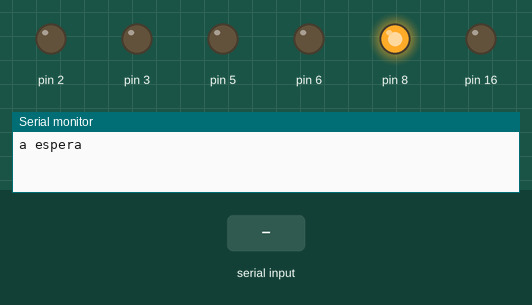
Recording of a sketch running on a simulated Arduino Uno, built with avr-gcc and run on an emulated ATmega328P. On the bench: output pins drawn as LEDs (lit = HIGH), the last lines printed to the serial monitor. Inputs (shaded band) come from the test bench.

Above: at 1.2 s.
1.3 s: "E90\n" received over the second serial link
At 2.2 s:
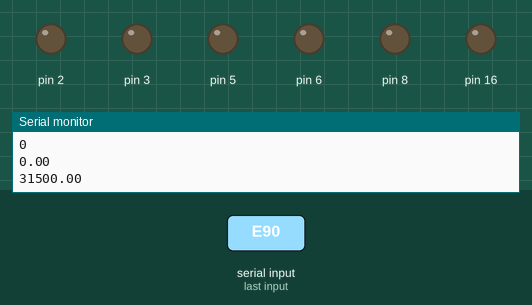
4.3 s: "90,45,200\n" received over the second serial link
5.8 s: "90,45\n" received over the second serial link
Timing chart, 0 to 8.8 s (numbered marks = the images above; inputs shaded):
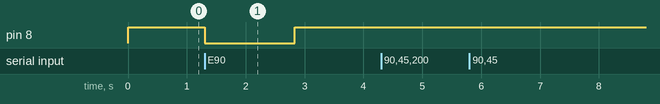

Measured:
- after the input at 1.3 s, pin 8: HIGH → LOW at once, → HIGH 1.5 s later

The sketch:

Multifilament.ino
```cpp
#include "main.h"
#include <SoftwareSerial.h>

struct steper motorA;
struct steper motorB;

struct val step;

const int StepA = 2;
const int DirA = 5;
const int StepB = 3;
const int DirB = 6;
const int StepC = 4;
const int DirC = 7;

int tempA = 0;
int tempB = 0;
int value_filamenteA = 0;
int value_filamenteB = 0;

// Definir pinos RX e TX
const int rxPin = 9;
const int txPin = 10;
SoftwareSerial mySerial(rxPin, txPin);

char motA[10] = "mutorA";
char motB[10] = "mutorB";
 String motC = "mutorC";

float sepid = 300;

float F;
float E;

void setup() {
   Serial.begin(9600); // Inicia a comunicação serial no monitor serial
   mySerial.begin(9600); // Inicia a comunicação serial na taxa de 9600 baud
   Serial.println("a espera");
   configurarMotor(&motorA,StepA,DirA);
   configurarMotor(&motorB,StepB,DirB);
   pinMode(8, INPUT);
   pinMode(15, INPUT);
   pinMode(16, OUTPUT);
   pinMode(8, OUTPUT);
   }

int cpar(const char *str1,const char*str2)
{
  int e = -1;
  while( ++e < 6  )
    {
      //Serial.print(conver[e]);
       if(str1[e] !=str2[e]){
        return(1);
        }
      }
      return(0);
}

void motor_start(steper mot_retira,steper mot_coloca)
{
    digitalWrite(8, 0);
  Serial.println("foi defenido outro filamento retirar o A" );
  moverMotor(&mot_retira,20000,1,sepid);
   delay(10);


    Serial.println("a por filamento  B" );
   moverMotor(&mot_coloca,20000,0,sepid);

}

double convertExtrusionToSteps(double extrusion_mm) {
    double steps = extrusion_mm *350;
    return steps;
}
 struct steper set;

void loop() {

  String mensagemRecebida;
  digitalWrite(8,1);
  if (mySerial.available() > 0) { // Verifica se há dados disponíveis na porta serial
    mensagemRecebida = mySerial.readStringUntil('\n'); // Lê a mensagem até a nova linha
    Serial.print("Mensagem recebida: "); // Imprime a mensagem recebida no monitor serial
    Serial.println(mensagemRecebida);
    char* conver = mensagemRecebida.c_str();
    int e = -1;

    int i = cpar(conver,motB);


     if(cpar(conver,motB) == 0)
     {
      Serial.println("o mtor B");
      set= motorB;
     }
     if(cpar(conver,motA) == 0)
     {
      Serial.println("o mtor A");
       set= motorA;
     }
     else if(mensagemRecebida == motC)
     {
     }


      split(conver,&F,&E);
          int dir = 0;
      if(E < 0)
      {
        E = -(E);
        dir = 1;
      }
        Serial.println("os passos");
      Serial.println(E);
      Serial.println(dir);
      Serial.println(F);
      Serial.println(convertExtrusionToSteps(E));
       digitalWrite(8,0);
      moverMotor(&set, convertExtrusionToSteps(E),dir,F);
       digitalWrite(8,1);
      E =0;
      dir = 0;


  }


}
```

Mutor_control.ino
```cpp
 #include "main.h"


const float stepsPerUnitX = 350;

 void configurarMotor(steper* motor, int stepPin, int dirPin) {
     motor->stepPin = stepPin;
     motor->dirPin = dirPin;
     pinMode(stepPin, OUTPUT);
     pinMode(dirPin, OUTPUT);
 }

 void moverMotor(steper* motor, double passos, int sentido,float feedrate_mm_per_min) {
    digitalWrite(motor->dirPin, sentido);
  float stepsPerSecond = (feedrate_mm_per_min * stepsPerUnitX) / 60.0;

  // Calcula o tempo de atraso entre passos em microsegundos
  long stepDelay = (long)(1000000.0 / stepsPerSecond);


  if(stepDelay < 40)
  {
    stepDelay = 40;
  }
  // Move o motor de passo pelo número especificado de passos
  for (double i = 0; i < passos/2; i++)
  {
    digitalWrite(motor->stepPin, HIGH);
    delayMicroseconds(stepDelay); // Ajuste o tempo conforme necessário para o seu motor
    digitalWrite(motor->stepPin, LOW);
    delayMicroseconds(stepDelay); // Ajuste o tempo conforme necessário para o seu motor
  }
 }
```

main.h
```cpp
#ifndef MAIN_H
#define MAIN_H

 struct steper{
  int stepPin;
  int  dirPin;
  int passos;
};


struct val
{
  int F;
  int E;
};

char	**ft_split(char const *s, char c);


void configurarMotor(steper* motor, int stepPin, int dirPin);
/**
* @brief configure pinut of de steper motors
* @param motor variabel motor pointer set;
* @param stepPin pin to control to motor step
* @param dirPin pin to control  direction of the motor
*/

void moverMotor(steper* motor, int passos, int sentido);
/**
* @brief moviment motor slect
* @param variabel represent motro to move
* @param passos number steps to give the motor
* @param sentido direction of rotate motor
*/


#endif
```

split.ino
```cpp
#include "main.h"

void split(char *str,float *F,float *E)
{
  int i = -1;
  int save = 0;
  int seconf = 0;
  char F_char[50];
  F_char[49] = '\0';
  char E_char[50];
  E_char[49] = '\0';
  while(str[++i] != '\0')
  {

    if(str[i] == 'F')
    {
      seconf = 0;
      save = i + 1;
      while( str[save] != ' ' && str[save] != '\0'  )
      {

        F_char[seconf] = str[save];
        save++;
        seconf++;
      }

        *F = atof(F_char);
    }
    if(str[i] == 'E')
    {
      seconf = 0;
      save = i+1;
      while(str[save] != '\0' && str[i] != ' ')
      {
        E_char[seconf] = str[save];
        save++;
        seconf++;
      }
      *E = atof(E_char);;
    }
  }
}
```
